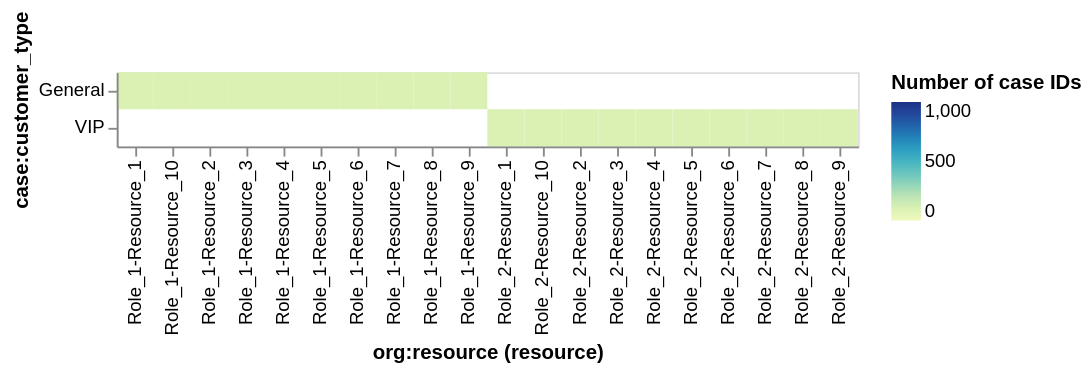

The code cell stored with this chart in its notebook:
### Code cell
# resource - case (customer_type)
data = log.drop_duplicates(subset=['org:resource', 'case:concept:name']).groupby([
    'org:resource', 'case:customer_type'
]).size().reset_index().rename(columns={
    'org:resource': 'resource',
    'case:customer_type': 'customer_type',
    0: 'count'
})
alt.Chart(
    data=data
).mark_rect().encode(
    x=alt.X('resource:N', title='org:resource (resource)'), 
    y=alt.Y('customer_type:N', title='case:customer_type'),
    color=alt.Color('count:Q', title='Number of case IDs').scale(domain=[0, NUM_CASES])
)

### Figure 1 — Vega-Lite specification as saved in the notebook (floating-point values rounded to 4 significant figures)
{"config": {"view": {"continuousWidth": 300, "continuousHeight": 300}}, "data": {"name": "data-07e34573c16512011f923c3494f4f1af"}, "mark": {"type": "rect"}, "encoding": {"color": {"field": "count", "scale": {"domain": [0, 1000]}, "title": "Number of case IDs", "type": "quantitative"}, "x": {"field": "resource", "title": "org:resource (resource)", "type": "nominal"}, "y": {"field": "customer_type", "title": "case:customer_type", "type": "nominal"}}, "$schema": "https://vega.github.io/schema/vega-lite/v5.20.1.json", "datasets": {"data-07e34573c16512011f923c3494f4f1af": [{"resource": "Role_1-Resource_1", "customer_type": "General", "count": 100}, {"resource": "Role_1-Resource_10", "customer_type": "General", "count": 100}, {"resource": "Role_1-Resource_2", "customer_type": "General", "count": 100}, {"resource": "Role_1-Resource_3", "customer_type": "General", "count": 100}, {"resource": "Role_1-Resource_4", "customer_type": "General", "count": 100}, {"resource": "Role_1-Resource_5", "customer_type": "General", "count": 100}, {"resource": "Role_1-Resource_6", "customer_type": "General", "count": 100}, {"resource": "Role_1-Resource_7", "customer_type": "General", "count": 100}, {"resource": "Role_1-Resource_8", "customer_type": "General", "count": 100}, {"resource": "Role_1-Resource_9", "customer_type": "General", "count": 100}, {"resource": "Role_2-Resource_1", "customer_type": "VIP", "count": 100}, {"resource": "Role_2-Resource_10", "customer_type": "VIP", "count": 100}, {"resource": "Role_2-Resource_2", "customer_type": "VIP", "count": 100}, {"resource": "Role_2-Resource_3", "customer_type": "VIP", "count": 100}, {"resource": "Role_2-Resource_4", "customer_type": "VIP", "count": 100}, {"resource": "Role_2-Resource_5", "customer_type": "VIP", "count": 100}, {"resource": "Role_2-Resource_6", "customer_type": "VIP", "count": 100}, {"resource": "Role_2-Resource_7", "customer_type": "VIP", "count": 100}, {"resource": "Role_2-Resource_8", "customer_type": "VIP", "count": 100}, {"resource": "Role_2-Resource_9", "customer_type": "VIP", "count": 100}]}}
